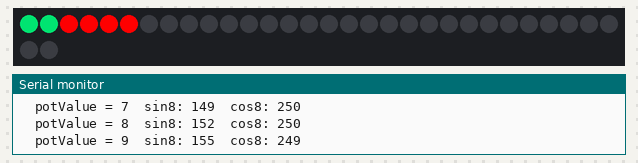
Recording of a sketch running on a simulated Arduino Uno, built with avr-gcc and run on an emulated ATmega328P. Shown: 32 RGB LEDs in strip order, left to right, continuing on the next row, the last lines printed to the serial monitor. Dim RGB values are drawn brighter than linear.

Above: at 2.15 s.
At 11.13 s:
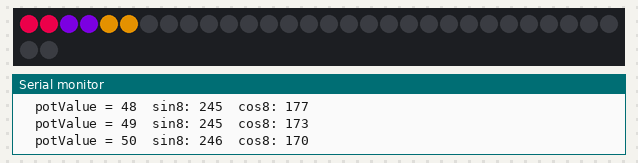
At 20.41 s:
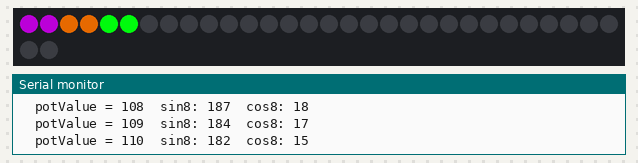
At 38.98 s:
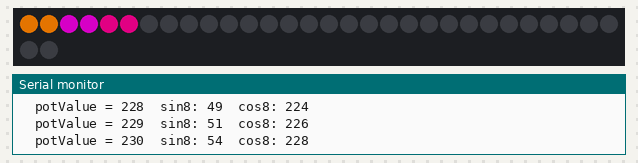

The sketch:

sin_cos_linear_test.ino
```cpp
/*********************************************************************/
// sin cos linear test
// This test cycles a few LEDs through the color wheel
// to compare sin8 vs cos8 vs linear.
//     Pixels 0 & 1 use sin8(0-255)
//     Pixels 2 & 3 use cos8(0-255)
//     Pixels 4 & 5 with linear 0-255
//     Pixels 7 lights white at the loop ends as an indicator.
//
// Marc Miller, 2015
/*********************************************************************/

#include <Arduino.h>
#include "FastLED.h"
#define LED_TYPE LPD8806
#define NUM_LEDS 32
#define DATA_PIN 11
#define CLOCK_PIN 13
#define COLOR_ORDER GRB
#define MASTER_BRIGHTNESS 255
CRGB leds[NUM_LEDS];

uint8_t potValue;  // Simulated potentiometer value.
uint8_t sin_output;
uint8_t cos_output;
uint16_t slowBy = 15;  // miliseconds to delay


/*********************************************************************/
//PROGRAM SETUP
void setup() {
  Serial.begin(115200);  // Allow for output to serial monitor
  delay(2000);  // power up safety delay
  FastLED.addLeds<LED_TYPE, DATA_PIN, CLOCK_PIN, COLOR_ORDER>(leds, NUM_LEDS);
  FastLED.setBrightness(MASTER_BRIGHTNESS);
}//END SETUP


/*********************************************************************/
//MAIN LOOP
void loop() {
  //====run forward direction====
  for (potValue = 0; potValue < 255; potValue++) {
    sin_output = sin8(potValue);
    cos_output = cos8(potValue);

    for (uint8_t j = 0; j < 2; j++) {
      leds[j] = CHSV(sin_output, 255, 255);
    }
    for (uint8_t j = 2; j < 4; j++) {
      leds[j] = CHSV(cos_output, 255, 255);
    }
    for (uint8_t j = 4; j < 6; j++) {
      leds[j] = CHSV(potValue, 255, 255);
    }

    FastLED.show();
    Serial.print("  potValue = "); Serial.print(potValue);
    Serial.print("\tsin8: "); Serial.print(sin_output);
    Serial.print("\tcos8: "); Serial.println(cos_output);

    //Blink pixel 7 white as a visual to show loop ends.
    if (potValue == 0) {
      leds[7] = CHSV(0,0,64);
      Serial.println("----------------------------------------------");
    }
    else {
      leds[7] = CRGB::Black;
    }

    delay(slowBy);
  }

  //====run reverse direction====
  for (potValue = 255; potValue > 0; potValue--) {
    sin_output = sin8(potValue);
    cos_output = cos8(potValue);

    for (uint8_t j = 0; j < 2; j++) {
      leds[j] = CHSV(sin_output, 255, 255);
    }
    for (uint8_t j = 2; j < 4; j++) {
      leds[j] = CHSV(cos_output, 255, 255);
    }
    for (uint8_t j = 4; j < 6; j++) {
      leds[j] = CHSV(potValue, 255, 255);
    }

    FastLED.show();
    Serial.print("  potValue = "); Serial.print(potValue);
    Serial.print("\tsin8: "); Serial.print(sin_output);
    Serial.print("\tcos8: "); Serial.println(cos_output);

    //Blink pixel 7 white as a visual to show loop ends.
    if (potValue == 255) {
      leds[7] = CHSV(0,0,64);
      Serial.println("----------------------------------------------");
    }
    else {
      leds[7] = CRGB::Black;
    }

    delay(slowBy);
  }

}//END MAIN LOOP
```
